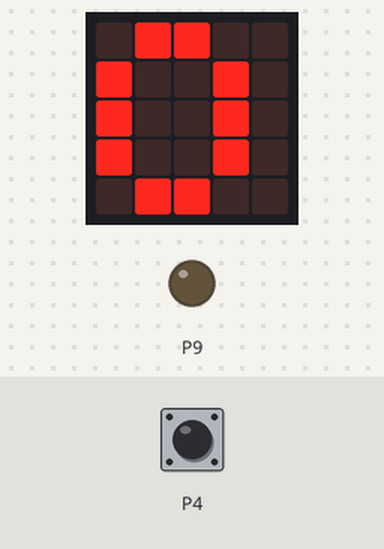
Simulated run of this program. Board: BBC micro:bit (MakeCode). On the bench: the board's 5×5 LED display, output pins drawn as LEDs (lit = HIGH). Inputs (shaded band) come from the test bench; at power-on: P4 LOW.

Above: at 1.2 s.
1.3 s: P4 pulled HIGH for 1.05 s
At 2.1 s:
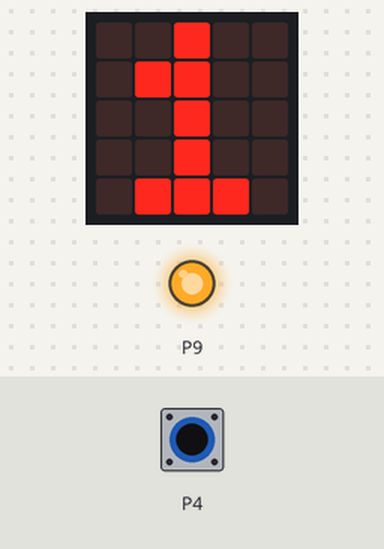
5.0 s: P4 pulled HIGH for 3.2 s
At 9.2 s:
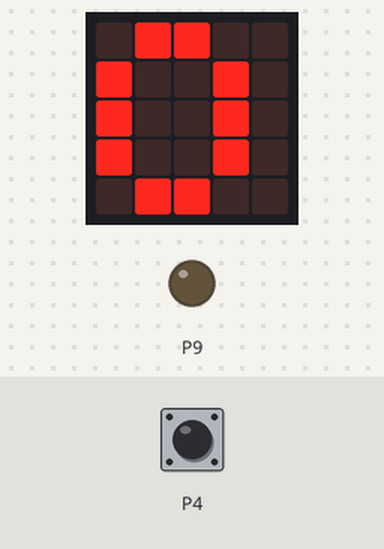
Timing chart, 0 to 10.7 s (numbered marks = the images above; inputs shaded):
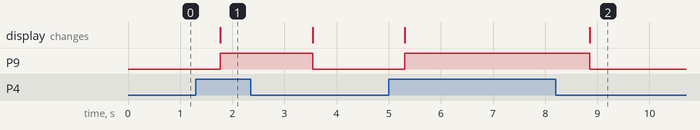

Measured:
- after the input at 1.3 s, P9: LOW → HIGH after 0.47 s, → LOW 1.8 s later; the display: changes after 0.47 s (image 1)
- after the input at 5.0 s, P9: LOW → HIGH after 0.31 s, → LOW 3.5 s later; the display: first changes after 0.31 s (image 2 shows a later state)

The program:

main.ts
```typescript
pins.digitalWritePin(DigitalPin.P9, 0)
basic.forever(function () {
    if (pins.digitalReadPin(DigitalPin.P4) == 1) {
        pins.digitalWritePin(DigitalPin.P9, 1)
        basic.showString("" + (pins.digitalReadPin(DigitalPin.P4)))
        basic.pause(1000)
    } else {
        pins.digitalWritePin(DigitalPin.P9, 0)
        basic.showString("" + (pins.digitalReadPin(DigitalPin.P4)))
        basic.pause(1000)
    }
})
```

test.ts
```typescript
// 테스트는 여기로 이동합니다; 이 패키지가 확장으로 사용될 때 컴파일되지 않을 것 입니다.
```
